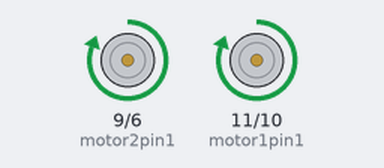
Bench run of a sketch on a simulated Arduino Uno, built with avr-gcc and run on an emulated ATmega328P. Shown: motor-driver pin pairs drawn as motors (green arrow = first pin HIGH = forward, orange = second pin HIGH = backward, longer = more drive). What the sketch prints to the serial monitor is not drawn.

Above: at 0.5 s.
Timing chart, 0 to 4.6 s (numbered marks = the images above):
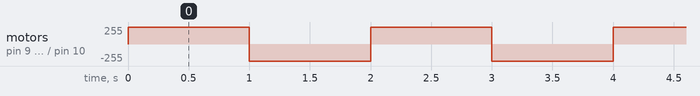

The sketch:

L298N_test.ino
```cpp
/*Date:     07-08-2021
By:         Maderdash
This is just a test code to test if the driver is running correctly.
We are not useing the EN pins on the controller.
Be sure the jumpers are conected to the EN pins. Or apply 5v to both pins.

*/

int motor1pin1 = 11;
int motor1pin2 = 10;

int motor2pin1 = 9;
int motor2pin2 = 6;

void setup() {
  // put your setup code here, to run once:
  pinMode(motor1pin1, OUTPUT);
  pinMode(motor1pin2, OUTPUT);
  pinMode(motor2pin1, OUTPUT);
  pinMode(motor2pin2, OUTPUT);
  Serial.begin(9600);
}

void loop() {
  // put your main code here, to run repeatedly:
  analogWrite(motor1pin1, 255);
  analogWrite(motor1pin2, 0);

  analogWrite(motor2pin1, 255);
  analogWrite(motor2pin2, 0);
  Serial.println("direction A is turing now.");
  delay(1000);

  analogWrite(motor1pin1, 0);
  analogWrite(motor1pin2, 255);

  analogWrite(motor2pin1, 0);
  analogWrite(motor2pin2, 255);
  Serial.println("direction A is turing now.");
  delay(1000);
}
```

Measured:
- by itself, motor on pin 9 (motor2pin1) / pin 6 (motor2pin2), motor on pin 11 (motor1pin1) / pin 10 (motor1pin2): alternates forward 255/255 for 1.0 s and backward 255/255 for 1.0 s
